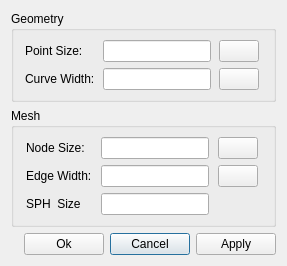
<?xml version="1.0" encoding="UTF-8"?>
<ui version="4.0">
 <class>GUIGraphSettingDialog</class>
 <widget class="QDialog" name="GUIGraphSettingDialog">
  <property name="geometry">
   <rect>
    <x>0</x>
    <y>0</y>
    <width>287</width>
    <height>247</height>
   </rect>
  </property>
  <property name="windowTitle">
   <string>Graph Setting</string>
  </property>
  <layout class="QGridLayout" name="gridLayout">
   <item row="3" column="2">
    <widget class="QPushButton" name="pushButton_Cancel">
     <property name="sizePolicy">
      <sizepolicy hsizetype="Fixed" vsizetype="Fixed">
       <horstretch>0</horstretch>
       <verstretch>0</verstretch>
      </sizepolicy>
     </property>
     <property name="text">
      <string>Cancel</string>
     </property>
    </widget>
   </item>
   <item row="3" column="1">
    <widget class="QPushButton" name="pushButton_OK">
     <property name="sizePolicy">
      <sizepolicy hsizetype="Fixed" vsizetype="Fixed">
       <horstretch>0</horstretch>
       <verstretch>0</verstretch>
      </sizepolicy>
     </property>
     <property name="text">
      <string>Ok</string>
     </property>
    </widget>
   </item>
   <item row="3" column="0">
    <spacer name="horizontalSpacer">
     <property name="orientation">
      <enum>Qt::Horizontal</enum>
     </property>
     <property name="sizeHint" stdset="0">
      <size>
       <width>40</width>
       <height>20</height>
      </size>
     </property>
    </spacer>
   </item>
   <item row="3" column="3">
    <widget class="QPushButton" name="pushButton_Apply">
     <property name="sizePolicy">
      <sizepolicy hsizetype="Fixed" vsizetype="Fixed">
       <horstretch>0</horstretch>
       <verstretch>0</verstretch>
      </sizepolicy>
     </property>
     <property name="text">
      <string>Apply</string>
     </property>
    </widget>
   </item>
   <item row="1" column="0" colspan="4">
    <widget class="QGroupBox" name="groupBox_2">
     <property name="title">
      <string>Mesh</string>
     </property>
     <layout class="QGridLayout" name="gridLayout_3">
      <item row="2" column="0">
       <widget class="QLabel" name="label_8">
        <property name="sizePolicy">
         <sizepolicy hsizetype="Fixed" vsizetype="Preferred">
          <horstretch>0</horstretch>
          <verstretch>0</verstretch>
         </sizepolicy>
        </property>
        <property name="text">
         <string>Edge Width:</string>
        </property>
       </widget>
      </item>
      <item row="2" column="1">
       <widget class="Comp::FITKSciNotationLineEdit" name="lineEdit_MeshLineWidth">
        <property name="sizePolicy">
         <sizepolicy hsizetype="Fixed" vsizetype="Fixed">
          <horstretch>0</horstretch>
          <verstretch>0</verstretch>
         </sizepolicy>
        </property>
       </widget>
      </item>
      <item row="0" column="1">
       <widget class="Comp::FITKSciNotationLineEdit" name="lineEdit_MeshPointSize">
        <property name="sizePolicy">
         <sizepolicy hsizetype="Fixed" vsizetype="Fixed">
          <horstretch>0</horstretch>
          <verstretch>0</verstretch>
         </sizepolicy>
        </property>
       </widget>
      </item>
      <item row="0" column="2">
       <widget class="QPushButton" name="pushButton_MeshPointColor">
        <property name="sizePolicy">
         <sizepolicy hsizetype="Fixed" vsizetype="Fixed">
          <horstretch>0</horstretch>
          <verstretch>0</verstretch>
         </sizepolicy>
        </property>
        <property name="text">
         <string/>
        </property>
       </widget>
      </item>
      <item row="0" column="0">
       <widget class="QLabel" name="label_9">
        <property name="sizePolicy">
         <sizepolicy hsizetype="Fixed" vsizetype="Preferred">
          <horstretch>0</horstretch>
          <verstretch>0</verstretch>
         </sizepolicy>
        </property>
        <property name="text">
         <string>Node Size:</string>
        </property>
       </widget>
      </item>
      <item row="3" column="0">
       <widget class="QLabel" name="label_3">
        <property name="text">
         <string>SPH  Size</string>
        </property>
       </widget>
      </item>
      <item row="3" column="1">
       <widget class="Comp::FITKSciNotationLineEdit" name="lineEdit_MeshSPHSize">
        <property name="sizePolicy">
         <sizepolicy hsizetype="Fixed" vsizetype="Fixed">
          <horstretch>0</horstretch>
          <verstretch>0</verstretch>
         </sizepolicy>
        </property>
       </widget>
      </item>
      <item row="2" column="2">
       <widget class="QPushButton" name="pushButton_MeshLineColor">
        <property name="sizePolicy">
         <sizepolicy hsizetype="Fixed" vsizetype="Fixed">
          <horstretch>0</horstretch>
          <verstretch>0</verstretch>
         </sizepolicy>
        </property>
        <property name="text">
         <string/>
        </property>
       </widget>
      </item>
     </layout>
    </widget>
   </item>
   <item row="0" column="0" colspan="4">
    <widget class="QGroupBox" name="groupBox">
     <property name="title">
      <string>Geometry</string>
     </property>
     <layout class="QGridLayout" name="gridLayout_2">
      <item row="0" column="1">
       <widget class="Comp::FITKSciNotationLineEdit" name="lineEdit_GeoPointSize">
        <property name="sizePolicy">
         <sizepolicy hsizetype="Fixed" vsizetype="Fixed">
          <horstretch>0</horstretch>
          <verstretch>0</verstretch>
         </sizepolicy>
        </property>
       </widget>
      </item>
      <item row="0" column="0">
       <widget class="QLabel" name="label">
        <property name="sizePolicy">
         <sizepolicy hsizetype="Fixed" vsizetype="Preferred">
          <horstretch>0</horstretch>
          <verstretch>0</verstretch>
         </sizepolicy>
        </property>
        <property name="text">
         <string>Point Size:</string>
        </property>
       </widget>
      </item>
      <item row="1" column="1">
       <widget class="Comp::FITKSciNotationLineEdit" name="lineEdit_GeoLineWidth">
        <property name="sizePolicy">
         <sizepolicy hsizetype="Fixed" vsizetype="Fixed">
          <horstretch>0</horstretch>
          <verstretch>0</verstretch>
         </sizepolicy>
        </property>
       </widget>
      </item>
      <item row="1" column="0">
       <widget class="QLabel" name="label_2">
        <property name="sizePolicy">
         <sizepolicy hsizetype="Fixed" vsizetype="Preferred">
          <horstretch>0</horstretch>
          <verstretch>0</verstretch>
         </sizepolicy>
        </property>
        <property name="text">
         <string>Curve Width:</string>
        </property>
       </widget>
      </item>
      <item row="0" column="2">
       <widget class="QPushButton" name="pushButton_GeoPointColor">
        <property name="sizePolicy">
         <sizepolicy hsizetype="Fixed" vsizetype="Fixed">
          <horstretch>0</horstretch>
          <verstretch>0</verstretch>
         </sizepolicy>
        </property>
        <property name="text">
         <string/>
        </property>
       </widget>
      </item>
      <item row="1" column="2">
       <widget class="QPushButton" name="pushButton_GeoLineColor">
        <property name="text">
         <string/>
        </property>
       </widget>
      </item>
     </layout>
    </widget>
   </item>
  </layout>
 </widget>
 <customwidgets>
  <customwidget>
   <class>Comp::FITKSciNotationLineEdit</class>
   <extends>QLineEdit</extends>
   <header>FITK_Component/FITKWidget/FITKSciNotationLineEdit.h</header>
  </customwidget>
 </customwidgets>
 <resources/>
 <connections/>
</ui>
